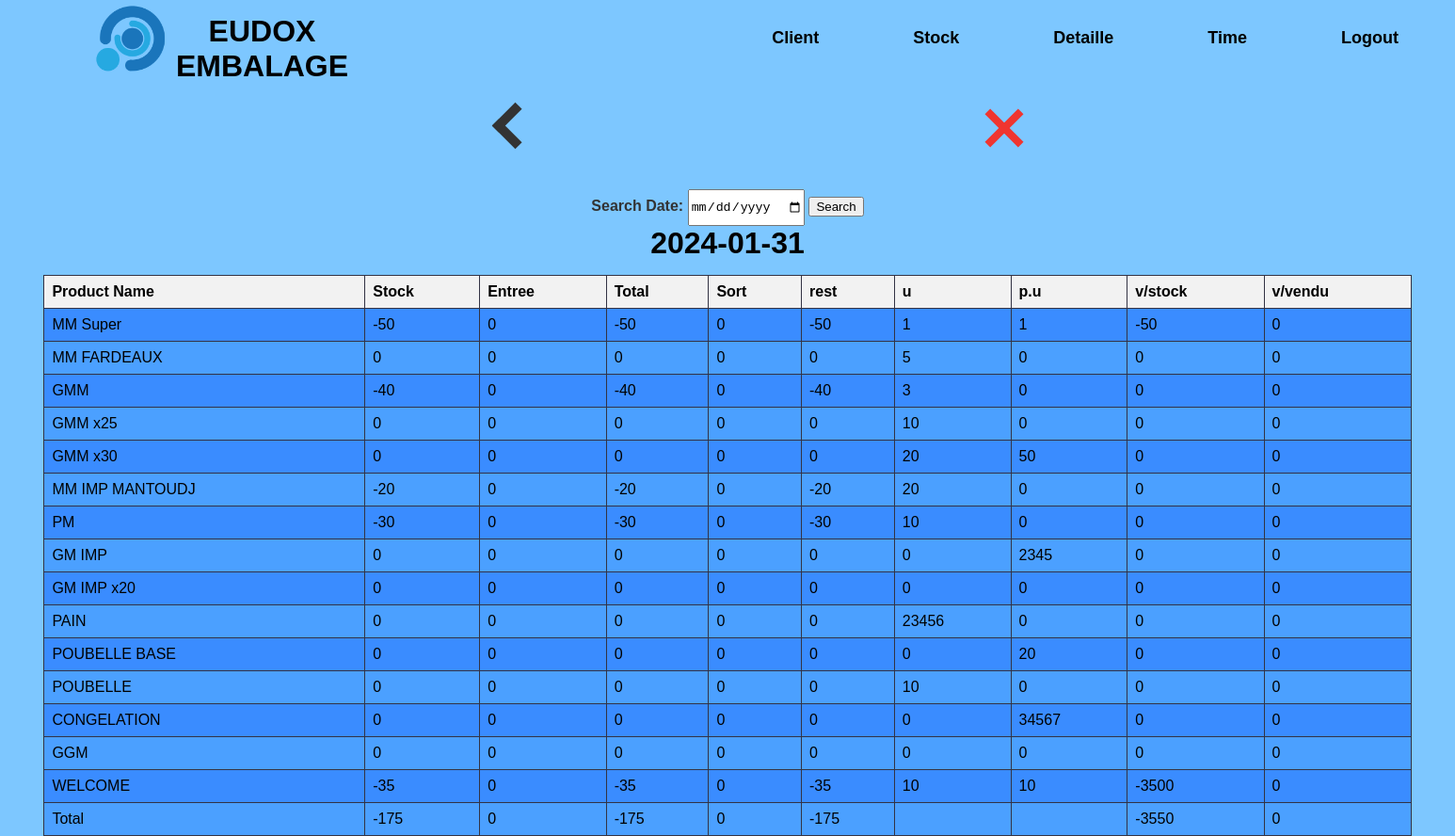
Screenshot of /stock/view with the database file from the repository.
### tables this page shows
CREATE TABLE stv (
        id INTEGER PRIMARY KEY AUTOINCREMENT,
        date TEXT NOT NULL,
        MM_super_st INTEGER NOT NULL,
        MM_super_e INTEGER NOT NULL,
        MM_super_so INTEGER NOT NULL,
        MM_Fardeaux_st INTEGER NOT NULL,
        MM_Fardeaux_e INTEGER NOT NULL,
        MM_Fardeaux_so INTEGER NOT NULL,
        GMM_st INTEGER NOT NULL,
        GMM_e INTEGER NOT NULL,
        GMM_so INTEGER NOT NULL,
        GMM_x25_st INTEGER NOT NULL,
        GMM_x25_e INTEGER NOT NULL,
        GMM_x25_so INTEGER NOT NULL,
        GMM_x30_st INTEGER NOT NULL,
        GMM_x30_e INTEGER NOT NULL,
        GMM_x30_so INTEGER NOT NULL,
        MM_IMP_MANTOUDJ_st INTEGER NOT NULL,
        MM_IMP_MANTOUDJ_e INTEGER NOT NULL,
        MM_IMP_MANTOUDJ_so INTEGER NOT NULL,
        PM_st INTEGER NOT NULL,
        PM_e INTEGER NOT NULL,
        PM_so INTEGER NOT NULL,
        GM_IMP_st INTEGER NOT NULL,
        GM_IMP_e INTEGER NOT NULL,
        GM_IMP_so INTEGER NOT NULL,
        GM_IMP_x20_st INTEGER NOT NULL,
        GM_IMP_x20_e INTEGER NOT NULL,
        GM_IMP_x20_so INTEGER NOT NULL,
        PAIN_st INTEGER NOT NULL,
        PAIN_e INTEGER NOT NULL,
        PAIN_so INTEGER NOT NULL,
        POUBELLE_BASE_st INTEGER NOT NULL,
        POUBELLE_BASE_e INTEGER NOT NULL,
        POUBELLE_BASE_so INTEGER NOT NULL,
        POUBELLE_st INTEGER NOT NULL,
        POUBELLE_e INTEGER NOT NULL,
        POUBELLE_so INTEGER NOT NULL,
        CONGELATION_st INTEGER NOT NULL,
        CONGELATION_e INTEGER NOT NULL,
        CONGELATION_so INTEGER NOT NULL,
        GGM_st INTEGER NOT NULL,
        GGM_e INTEGER NOT NULL,
        GGM_so INTEGER NOT NULL,
        WELCOME_st INTEGER NOT NULL,
        WELCOME_e INTEGER NOT NULL,
        WELCOME_so INTEGER NOT NULL
    );

CREATE TABLE upt (
        id INTEGER PRIMARY KEY AUTOINCREMENT,
        date TEXT NOT NULL,
        num INTEGER NOT NULL,
        u INTEGER NOT NULL,
        up INTEGER NOT NULL
    );

### app.py (the view)
@app.route('/stock/view', methods=['POST', 'GET'])
def view_stock():
    if request.method == 'POST':
        today_date = request.form.get('search_date', datetime.now().strftime("%Y-%m-%d"), None)
        if not today_date:
            today_date = datetime.now().strftime("%Y-%m-%d")
    else:
        today_date = datetime.now().strftime("%Y-%m-%d")
    conn = sqlite3.connect('form_data.db')
    cursor = conn.cursor()
    cursor.execute('SELECT * FROM stv WHERE date = ?', (today_date,))
    stock_data = cursor.fetchone()
    cursor.execute('SELECT u, up FROM upt WHERE date = ?', (today_date,))
    vals = cursor.fetchall()
    conn.close()
    product_names = ["MM Super", "MM FARDEAUX", "GMM", "GMM x25", "GMM x30", "MM IMP MANTOUDJ", "PM", "GM IMP", "GM IMP x20", "PAIN", "POUBELLE BASE", "POUBELLE", "CONGELATION", "GGM", "WELCOME"]
    total_stock = sum(stock_data[i * 3 + 2] for i in range(len(product_names)))
    total_entree = sum(stock_data[i * 3 + 3] for i in range(len(product_names)))
    total_sort = sum(stock_data[i * 3 + 4] for i in range(len(product_names)))
    total_rest = sum(stock_data[i * 3 + 2] + stock_data[i * 3 + 3] - stock_data[i * 3 + 4] for i in range(len(product_names)))
    total_v_stock = sum((stock_data[i * 3 + 2] + stock_data[i * 3 + 3] - stock_data[i * 3 + 4]) * vals[i][0] * vals[i][1] for i in range(len(product_names)))
    total_v_vendu = sum(stock_data[i * 3 + 4] * vals[i][0] * vals[i][1] for i in range(len(product_names)))
    return render_template('s_view.html', stock_data=stock_data, vals=vals, product_names=product_names, td=today_date,
                           total_stock=total_stock, total_entree=total_entree, total_sort=total_sort,
                           total_rest=total_rest, total_v_stock=total_v_stock, total_v_vendu=total_v_vendu)

### templates/s_view.html (shortened to what this page needs)
{% extends 'main.html' %}
{% block top %}
<a href="/stock" id="back"><div class="thick-arrow-left"></div></a>
<a href="/main" id="aclose"><div class="close"></div></a>
{% endblock %}
{% block bot %}
<form method="POST" action="/stock/view">
  <b><label for="search_date">Search Date:</label></b>
  <input type="date" id="search_date" name="search_date">
  <button type="submit">Search</button>
</form>
<h1>{{ stock_data[1] }}</h1>
<table>
  <tr>
    <th>Product Name</th>
    <th>Stock</th>
    <th>Entree</th>
    <th>Total</th>
    <th>Sort</th>
    <th>rest</th>
    <th>u</th>
    <th>p.u</th>
    <th>v/stock</th>
    <th>v/vendu</th>
  </tr>
  {% for i in range(15) %}
    <tr>
      <td>{{ product_names[i] }}</td>
      <td>{{ stock_data[i * 3 + 2] }}</td>
      <td>{{ stock_data[i * 3 + 3] }}</td>
      <td>{{ stock_data[i * 3 + 2] + stock_data[i * 3 + 3] }}</td>
      <td>{{ stock_data[i * 3 + 4] }}</td>
      <td>{{ stock_data[i * 3 + 2] + stock_data[i * 3 + 3] - stock_data[i * 3 + 4] }}</td>
      <td contenteditable="true" onblur="updateValue(this.innerText, {{ i }}, 0, '{{ stock_data[1] }}')">{{ vals[i][0] }}</td>
      <td contenteditable="true" onblur="updateValue(this.innerText, {{ i }}, 1, '{{ stock_data[1] }}')">{{ vals[i][1] }}</td>
      <td>{{ (stock_data[i * 3 + 2] + stock_data[i * 3 + 3] - stock_data[i * 3 + 4]) * vals[i][0] * vals[i][1] }}</td>
      <td>{{ stock_data[i * 3 + 4] * vals[i][0] * vals[i][1] }}</td>
    </tr>
  {% endfor %}
  <tr>
    <td>Total</td>
    <td>{{ total_stock }}</td>
    <td>{{ total_entree }}</td>
    <td>{{ total_stock + total_entree }}</td>
    <td>{{ total_sort }}</td>
    <td>{{ total_rest }}</td>
    <td></td>
    <td></td>
    <td>{{ total_v_stock }}</td>
    <td>{{ total_v_vendu }}</td>
  </tr>
</table>
{% endblock %}

### templates/main.html (shortened to what this page needs)
<!DOCTYPE html>
<html>
  <head>
    <link rel="stylesheet" type="text/css" href="{{ url_for('static', filename='css/style.css') }}">
  </head>
  <body>
    <div class="bg">
      <div class="hd">
        <img class="logo" src="{{ url_for('static', filename='assets/lll.png') }}" onclick="goToHomePage()" style="cursor: pointer;"/>
        <h1 class="fn" onclick="goToHomePage()" style="cursor: pointer;">EUDOX EMBALAGE</h1>
        <ul class="nav">
          <li><a href="/client">Client</a></li>
          <li><a href="/stock">Stock</a></li>
          <li><a href="/detail">Detaille</a></li>
          <li><a href="/time">Time</a></li>
          <li><a href="/">Logout</a></li>
        </ul>
      </div>
        <div class="display_frame">
          <div class="top_side">
            {% block top %}{% endblock %}
          </div>
          <div class="bot_side">
            {% block bot %}{% endblock %}
          </div>
        </div>
    </div>
  </body>
</html>

### static/css/style.css (style rules this page uses)
body, h1, h2, h3, p, ul, li { margin: 0; padding: 0; }
body { font-family: Arial, sans-serif; background-color: #7dc7ff; }
.bg { background-size: cover; background-repeat: no-repeat; height: 100vh; }
.hd { background: #7dc7ff; width: 100%; height: 81px; display: flex; text-align: center; }
.logo { padding-top: 4px; margin-left: 100px; margin-right: 10px; height: 75px; width: 80px; }
.fn { text-align: center; padding-top: 15px; font-family: sans-serif; width: 350px; color: #000; transition: 0.3s ease-out; }
.nav { margin-left: 400px; margin-right: 10px; display: flex; justify-content: center; align-items: center; }
.nav li { list-style: none; margin-left: 50px; margin-right: 50px; font-size:18px; }
.nav li a { text-decoration: none; font-family: sans-serif; font-weight: bold; color: #000; transition: 0.3s ease-out; }
.display_frame { background-size: cover; text-align: center; width: 100%; }
a { color: inherit; text-decoration: none; }
.top_side { display: flex; height: 120px; width: 100%; }
#aclose { margin-left: 28vw; }
.thick-arrow-left { margin: 35px; width: 25px; height: 25px; border: 10px solid #333; border-left: 0; border-top: 0; transform: rotate(135deg); }
#back { margin-left: 32vw; }
.close { margin: 30px; background: #f03530; height: 50px; position: relative; width: 8px; transform: rotate(45deg); }
.close:after { background: #f03530; content: ""; height: 8px; left: -21px; position: absolute; top: 21px; width: 50px; }
.bot_side label { color: #333; }
.bot_side input { height: 35px; }

### templates/s_view.html (style rules this page uses)
table { border-collapse: collapse; width: 94%; margin: 3%; margin-top: 1%; }
th, td { border: 1px solid #333344; padding: 8px; text-align: left; }
th { background-color: #f2f2f2; }
tr:nth-child(even) td { background-color: #3a8cff; }
tr:nth-child(odd) td { background-color: #4ba0ff; }

### rows the page displays
stv: date "2024-01-31", MM_super_st "-50" "0" "-40" "0" "0" "-20" "-30" "0" "0" "0" "0" "0" "0" "0" "-35", MM_super_e "0" "0" "0" "0" "0" "0" "0" "0" "0" "0" "0" "0" "0" "0" "0", stock_data[i*3+2]+stock_data[i*3+3] "-50" "0" "-40" "0" "0" "-20" "-30" "0" "0" "0" "0" "0" "0" "0" "-35", MM_super_so "0" "0" "0" "0" "0" "0" "0" "0" "0" "0" "0" "0" "0" "0" "0", MM_super_st+MM_super_e+MM_super_so "-50" "0" "-40" "0" "0" "-20" "-30" "0" "0" "0" "0" "0" "0" "0" "-35", MM_super_st+MM_super_e+MM_super_so "-50" "0" "0" "0" "0" "0" "0" "0" "0" "0" "0" "0" "0" "0" "-3500", stock_data[i*3+4]*vals[i][0]*vals[i][1] "0" "0" "0" "0" "0" "0" "0" "0" "0" "0" "0" "0" "0" "0" "0"
upt: u "1", up "1"
upt: u "5", up "0"
upt: u "3", up "0"
upt: u "10", up "0"
upt: u "20", up "50"
upt: u "20", up "0"
upt: u "10", up "0"
upt: u "0", up "2345"
upt: u "0", up "0"
upt: u "23456", up "0"
upt: u "0", up "20"
upt: u "10", up "0"
upt: u "0", up "34567"
upt: u "0", up "0"
upt: u "10", up "10"

### other values shown
{{ product_names[i] }} "MM Super" "MM FARDEAUX" "GMM" "GMM x25" "GMM x30" "MM IMP MANTOUDJ" "PM" "GM IMP" "GM IMP x20" "PAIN" "POUBELLE BASE" "POUBELLE" "CONGELATION" "GGM" "WELCOME"
{{ total_stock }} "-175"
{{ total_entree }} "0"
{{ total_stock + total_entree }} "-175"
{{ total_sort }} "0"
{{ total_rest }} "-175"
{{ total_v_stock }} "-3550"
{{ total_v_vendu }} "0"
